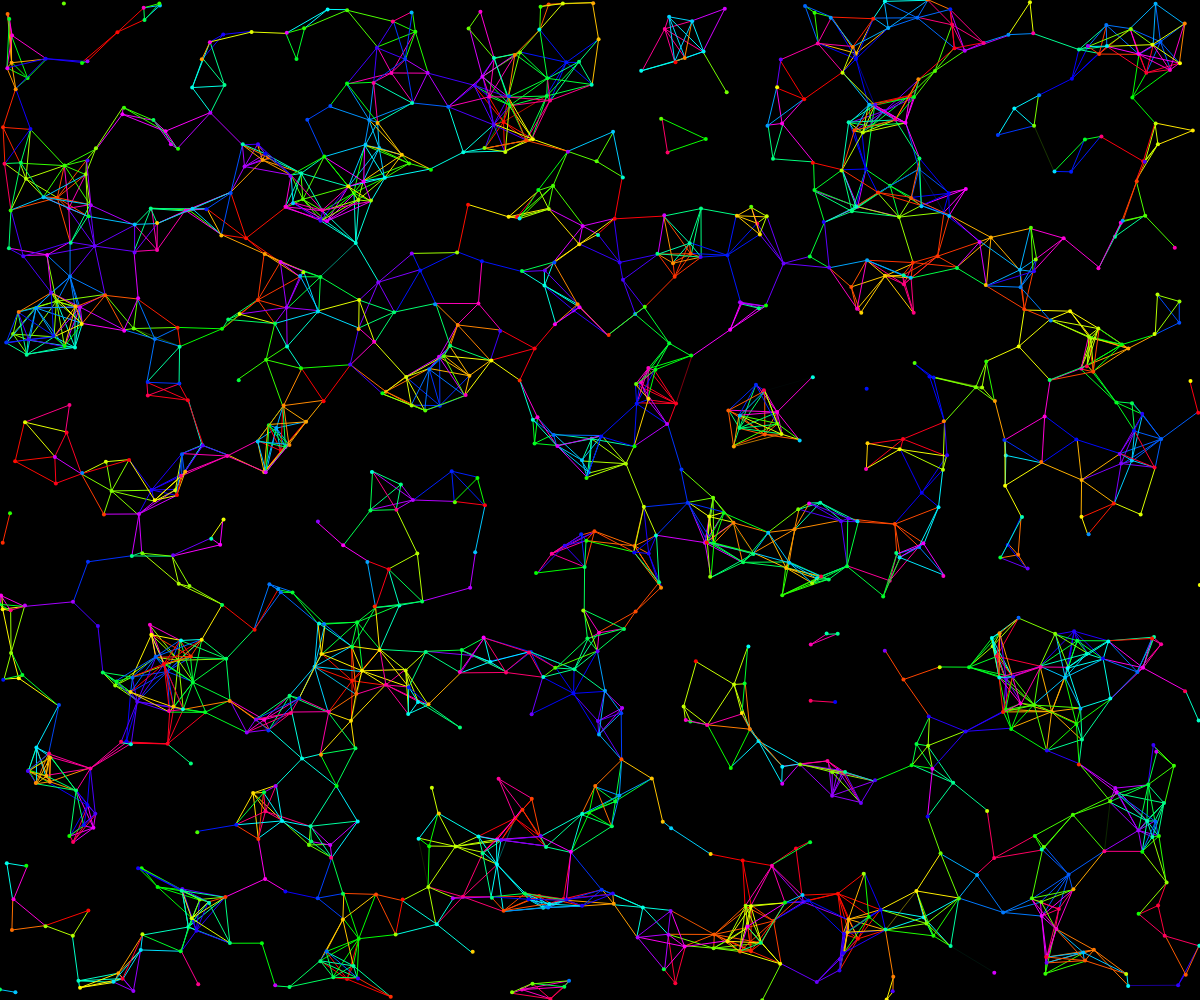
Frame 1 (no input)
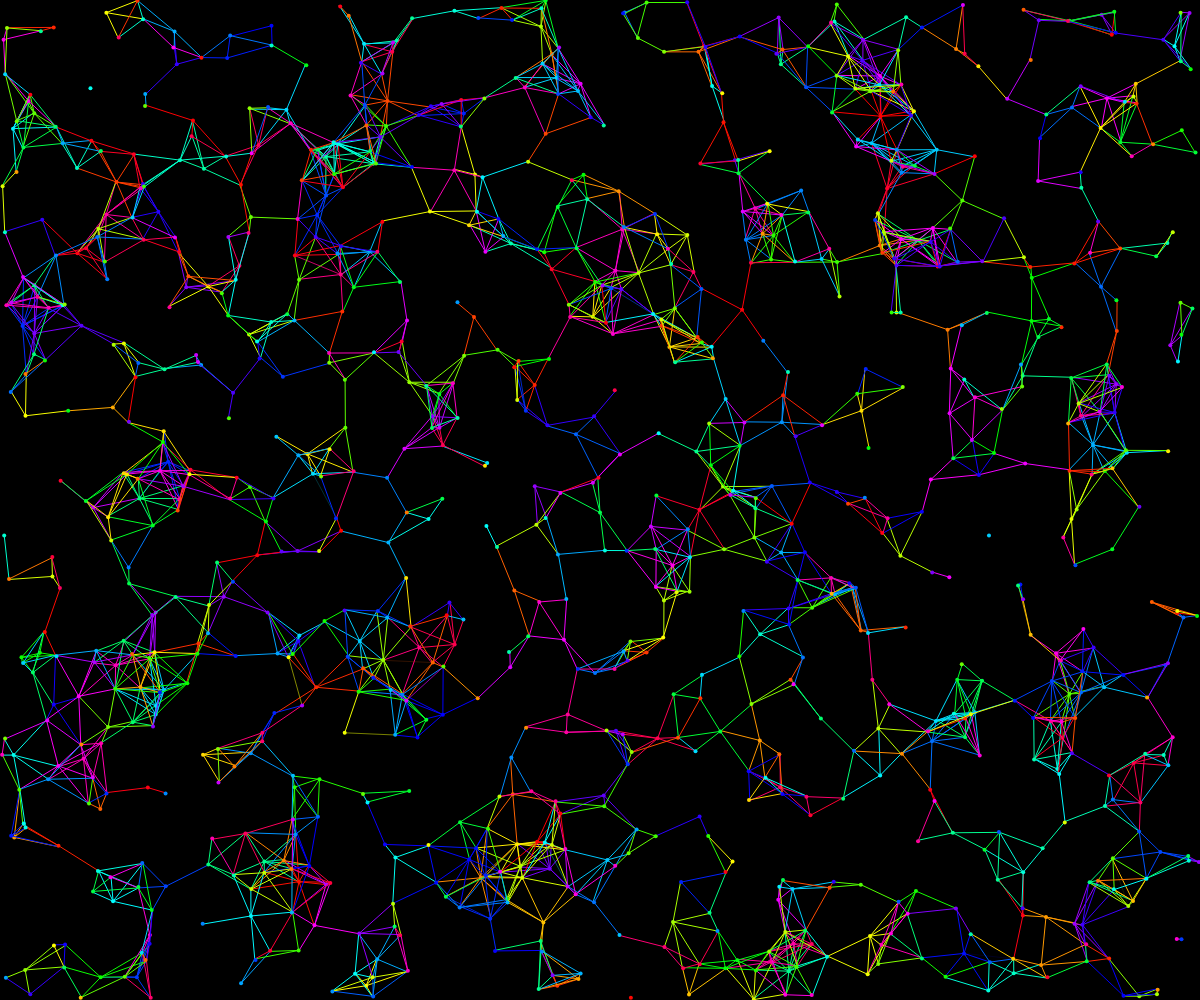
Frame 60 (no input)
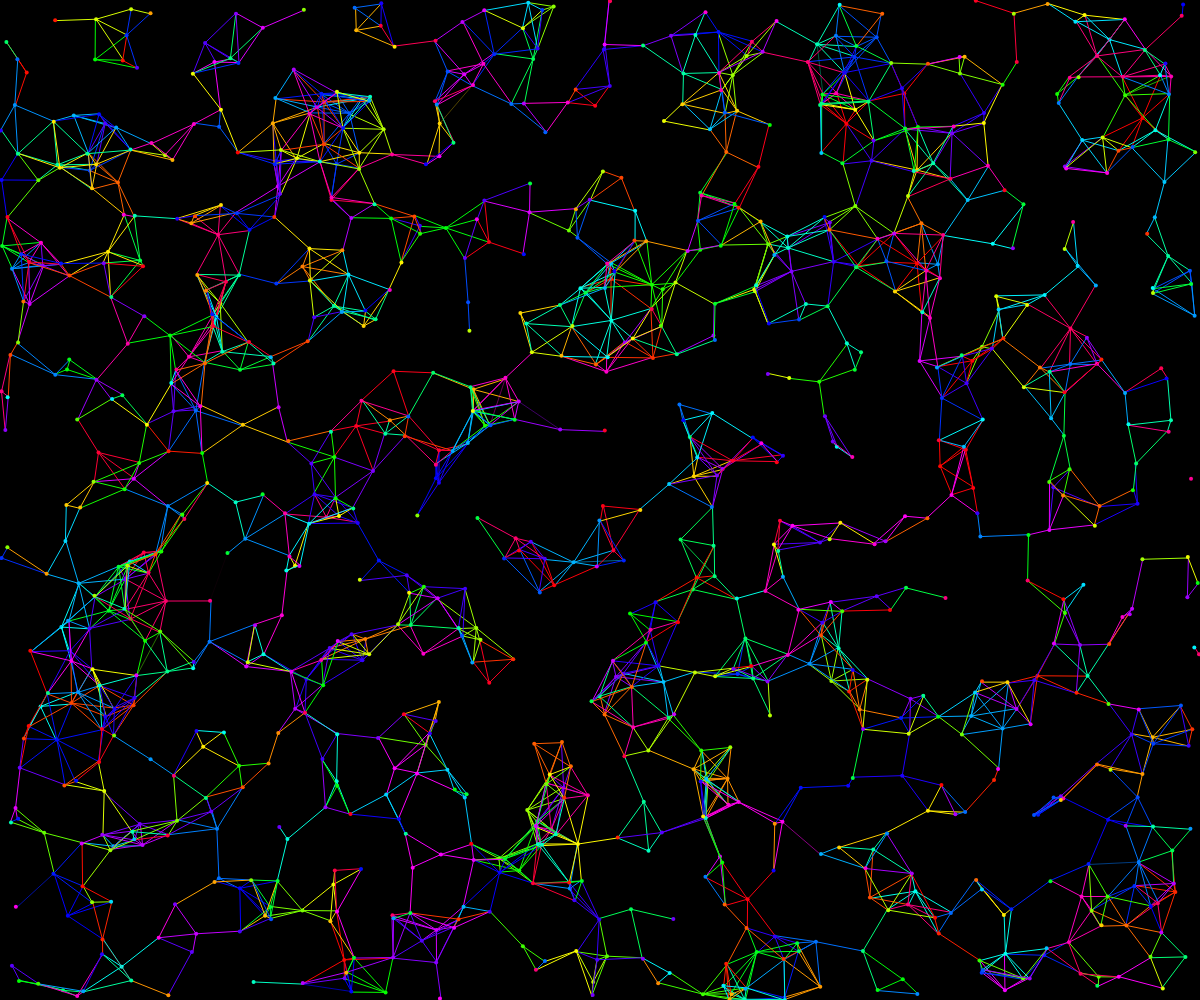
Frame 120 (the mouse pressed at the canvas centre since frame 60)

The p5.js sketch that drew these frames (run headless with seeded random() and noise() and a simulated clock; from frame 60 on, the mouse is pressed at the canvas centre):

// p5.js sketch
// ── sketch.js
const particles = [];
const particleCount = 1000;
const maxDistance = 50; // Increased max distance for connecting lines

class Particle {
  constructor() {
    this.position = createVector(random(width), random(height));
    this.velocity = createVector(random(-1, 1), random(-1, 1));
    this.hue = random(360); // Added hue property for color shifting
  }

  update() {
    this.position.add(this.velocity);
    if (this.position.x < 0 || this.position.x > width) {
      this.velocity.x *= -1;
    }
    if (this.position.y < 0 || this.position.y > height) {
      this.velocity.y *= -1;
    }

    this.hue = (this.hue + 1) % 360; // Update hue value for color shifting
  }

  show() {
    stroke(color(this.hue, 255, 255)); // Use HSB color
    strokeWeight(4);
    point(this.position.x, this.position.y);
  }
}

function setup() {
  createCanvas(windowWidth, windowHeight);
  colorMode(HSB, 360, 255, 255); // Change color mode to HSB
  for (let i = 0; i < particleCount; i++) {
    particles.push(new Particle());
  }
}

function draw() {
  background(0);
  particles.forEach((p, index) => {
    p.update();
    p.show();
    for (let i = index + 1; i < particles.length; i++) {
      const d = p.position.dist(particles[i].position);
      if (d < maxDistance) {
        stroke(p.hue, 255, 255, map(d, 0, maxDistance, 255, 0)); // Use the hue value of the current particle
        strokeWeight(1);
        line(p.position.x, p.position.y, particles[i].position.x, particles[i].position.y);
      }
    }
  });
}

function windowResized() {
  resizeCanvas(windowWidth, windowHeight);
}
// ── rotato.html
<!DOCTYPE html>
<html lang="en">
<head>
  <meta charset="UTF-8">
  <meta name="viewport" content="width=device-width, initial-scale=1.0">
  <style>
    body {
      margin: 0;
      overflow: hidden;
      position: relative;
    }

    .moving-text {
      position: absolute;
      font-size: 24px;
      user-select: none;
      pointer-events: none;
    }
  </style>
  <title>Moving Chinese Text</title>
</head>
<body>
  <script src="https://cdnjs.cloudflare.com/ajax/libs/p5.js/1.4.0/p5.js"></script>
  <script src="sketch.js"></script>
  <script>
    function generateRandomChineseText() {
      const textLength = Math.floor(Math.random() * 10) + 1;
      let randomText = '';

      for (let i = 0; i < textLength; i++) {
        randomText += String.fromCharCode(0x4E00 + Math.floor(Math.random() * (0x9FFF - 0x4E00)));
      }

      return randomText;
    }

    function animateText(text) {
      const angle = Math.random() * 2 * Math.PI;
      const velocity = 1;
      const dx = Math.cos(angle) * velocity;
      const dy = Math.sin(angle) * velocity;

      function move() {
        const left = parseFloat(text.style.left);
        const top = parseFloat(text.style.top);

        text.style.left = `${left + dx}px`;
        text.style.top = `${top + dy}px`;

        requestAnimationFrame(move);
      }

      move();
    }

    document.addEventListener('click', (event) => {
      const text = document.createElement('div');
      text.classList.add('moving-text');
      text.textContent = generateRandomChineseText();
      text.style.left = `${event.clientX}px`;
      text.style.top = `${event.clientY}px`;
      document.body.appendChild(text);

      animateText(text);
    });
  </script>
</body>
</html>
